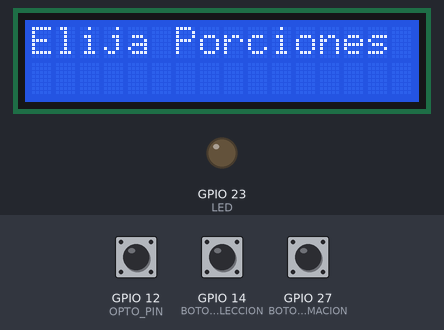
A sketch run on a simulated ESP32. On the bench: 16×2 character LCD, output pins drawn as LEDs (lit = HIGH). The test bench sets the inputs (shaded band); at power-on: GPIO 14 (BOTON_ELECCION) HIGH, GPIO 27 (BOTON_CONFIRMACION) HIGH, GPIO 12 (OPTO_PIN) HIGH. What the sketch prints to the serial monitor is not drawn.

Above: at 1.2 s.
1.3 s: GPIO 14 (BOTON_ELECCION) pulled LOW for 0.15 s
At 1.7 s:
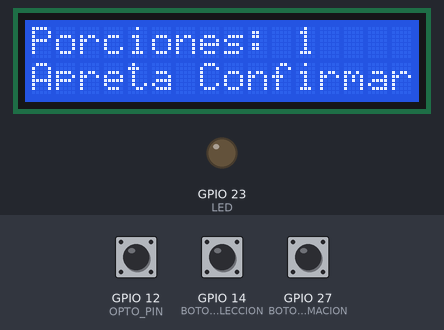
2.9 s: GPIO 27 (BOTON_CONFIRMACION) pulled LOW for 0.15 s
At 4.0 s:
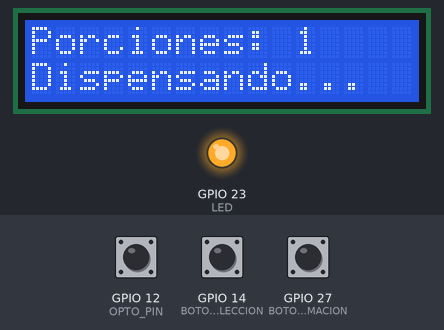
Timing chart, 0 to 5.9 s (numbered marks = the images above; inputs shaded):
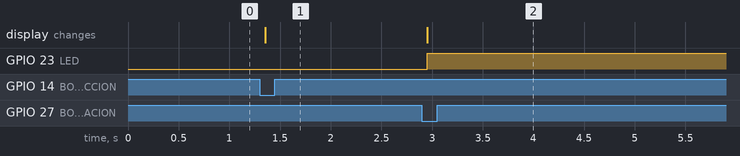

Measured:
- after the input at 1.3 s, the display: changes after 0.06 s (image 1)
- after the input at 2.9 s, GPIO 23 (LED): LOW → HIGH after 0.05 s; the display: changes after 0.05 s (image 2)

The sketch:

Ganimedes.ino
```cpp
#include "var_const.h"

void setup() {
  Serial.begin(9600);
  lcd.begin(16, 2);
  pinMode(BOTON_ELECCION, INPUT_PULLUP);
  pinMode(OPTO_PIN, INPUT_PULLUP);
  pinMode(BOTON_CONFIRMACION, INPUT_PULLUP);
  pinMode(LED, OUTPUT);
  Serial.println("Dispensador de comida listo. Ingrese el número de porciones:");
  lcd.print("Elija Porciones");
}

void loop() {
  if (elegir_porcion() >= 1) {
    if (confirmar()) {
      dispensarComida();
    }
  }
}
```

var_const.h
```cpp
#include "esp32-hal-gpio.h"
#include <LiquidCrystal.h>
const int BOTON_ELECCION = 14;
const int BOTON_CONFIRMACION = 27;
const int OPTO_PIN = 12;
const int LED = 23;
const int VUELTAS_POR_PORCION = 20;  // Ajusta este valor según sea necesario
const int DELAY_REBOTE = 50;
const int MAX_PORCIONES = 10;
int contadorVueltas = 0;
const int dientes_vueltas = 0;
bool ant_elec = HIGH;
bool ant_opto = HIGH;
bool ant_conf = HIGH;
int porciones = 0;
int porciones_int = 0;

const int rs = 3, en = 21, d4 = 19, d5 = 18, d6 = 5, d7 = 17;
LiquidCrystal lcd(rs, en, d4, d5, d6, d7);

void actualizar_lcd() {
  lcd.clear();
  lcd.setCursor(0, 0);
  lcd.print("Porciones: ");
  lcd.print(porciones);
  lcd.setCursor(0, 1);
  lcd.print("Apreta Confirmar");
};
int elegir_porcion() {
  bool lectura_eleccion = digitalRead(BOTON_ELECCION);
  if (lectura_eleccion != ant_elec) {
    delay(DELAY_REBOTE);
    if (lectura_eleccion == LOW) {
      if (porciones >= MAX_PORCIONES) {
        Serial.println("Ya esta capo deja de romper");
        ant_elec = lectura_eleccion;
        return porciones;
      }
      porciones++;
      Serial.print("Porciones: ");
      Serial.println(porciones);
      actualizar_lcd();
    }
    ant_elec = lectura_eleccion;
  }
  return porciones;
};

bool confirmar() {
  bool lectura_confirmacion = digitalRead(BOTON_CONFIRMACION);
  if (lectura_confirmacion != ant_conf) {
    delay(DELAY_REBOTE);
    if (lectura_confirmacion == LOW) {
      return HIGH;
    }
    ant_conf = lectura_confirmacion;
  }
  return LOW;
};

void contar_vueltas() {
  bool lectura_opto = digitalRead(OPTO_PIN);
  if (lectura_opto != ant_opto) {
    delay(DELAY_REBOTE);
    if (lectura_opto == LOW) {
      contadorVueltas += 20;
      Serial.println(contadorVueltas);
    }
    ant_opto = lectura_opto;
  }
};

void dispensarComida() {
  int vueltasObjetivo = porciones * VUELTAS_POR_PORCION;

  Serial.print("Dispensando ");
  Serial.print(porciones);
  Serial.println(" porciones...");
  lcd.setCursor(0, 1);
  lcd.print("Dispensando...  ");

  contadorVueltas = 0;
  while (contadorVueltas < vueltasObjetivo) {
    digitalWrite(LED, HIGH);
    contar_vueltas();
  }
  porciones = 0;
  digitalWrite(LED, LOW);  // Apaga el motor
  lcd.clear();
  lcd.print("Completado");
  delay(1000);
  lcd.clear();
  lcd.print("Elija Porciones");
  Serial.println("Dispensado completo.");
  Serial.println("Ingrese el número de porciones para la próxima vez:");
};
```
